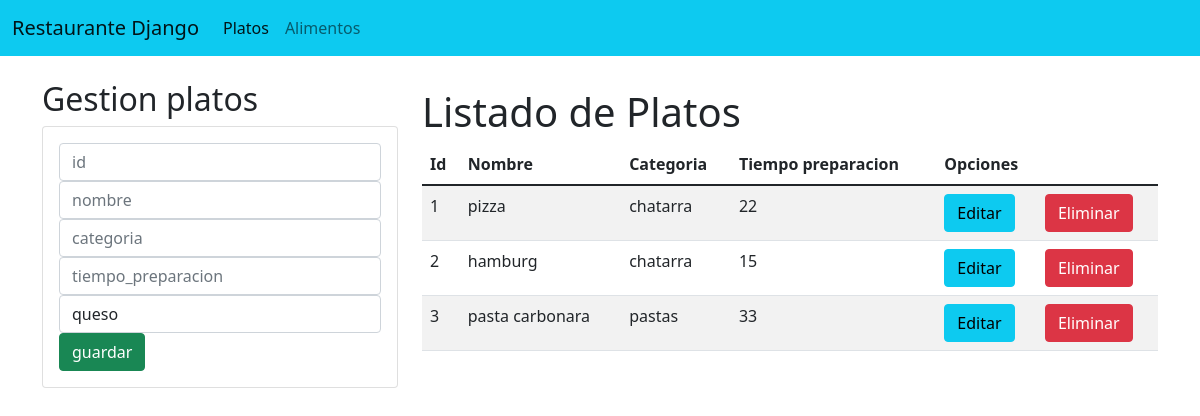
Page /platos/ on the committed database.
### plato/models.py (models this page shows)
class Plato(models.Model):
    id = models.IntegerField(primary_key=True)
    nombre = models.CharField(max_length=20)
    tiempo_preparaciona = models.IntegerField(default=30)
    categoria = models.CharField(max_length=30,default="comida")
    ingredientes = models.ForeignKey('Alimento',on_delete=models.CASCADE,default=0)

### plato/views.py (the view)
# urls.py: path('platos/',views.platos),
def platos(request):
    platos = Plato.objects.all()
    ingredientes = Alimento.objects.all()
    return render(request,"gestionPlatos.html",{"platos":platos,"alimentos":ingredientes})

### plato/templates/gestionPlatos.html (shortened to what this page needs)
{% extends "./base.html" %}
{% block body %}
<div class="row">
    <div class="col-md-6 col-sm-12 col-lg-4 col-xl-4">
        <h2>Gestion platos</h2>
        <div class="card">
            <div class="card-body">
                <form action="/registrarPlato/" method="POST">{% csrf_token %}
                    <div class="form-group">
                        <input type="text" id="txtid" name="txtid" class="form-control" placeholder="id" minlength="1" maxlength="6" required>
                    </div>
                    <div class="form-group">
                        <input type="text" id="txtnombre" name="txtnombre" class="form-control" placeholder="nombre" minlength="1" maxlength="30" required>
                    </div>
                    <div class="form-group">
                        <input type="text" id="txtcategoria" name="txtcategoria" class="form-control" placeholder="categoria" minlength="1" maxlength="30" required>
                    </div>
                    <div class="form-group">
                        <input type="number" id="tiempoP" name="tiempoP" class="form-control" placeholder="tiempo_preparacion" min="1" max="200" required>
                    </div>
                    <select type="text" id="ingrediente" name="id-ingrediente" class="form-control" placeholder="ingrediente" min="1" max="200" required>
                            {% for i in alimentos %}
                            <option value={{i.id}}>{{i.nombre}}</option>
                            {% endfor %}
                    </select>
                    <div class="form-group">
                        <button type="submit" class="btn btn-success btn-block">guardar</button>
                    </div>
                </form>
            </div>
        </div>
    </div>
    <div class="col-md-6 col-sm-12 col-lg-8 col-xl-8">
        <div class="table-responsive py-2">
            <h1>Listado de Platos</h1>
            <table class="table table-striped">
                <thead>
                    <tr>
                        <th>Id</th>
                        <th>Nombre</th>
                        <th>Categoria</th>
                        <th>Tiempo preparacion</th>
                        <th colspan="2">Opciones</th>
                    </tr>
                </thead>
                <tbody>
                    {% for i in platos %}
                    <tr>
                        <td>{{i.id}}</td>
                        <td>{{i.nombre}}</td>
                        <td>{{i.categoria}}</td>
                        <td>{{i.tiempo_preparaciona}}</td>
                        <td><a href="/edicionPlato/{{i.id}}" class="btn btn-info">Editar</a></td>
                        <td><a href="/eliminarPlato/{{i.id}}" class="btn btn-danger">Eliminar</a></td>
                    </tr>
                    {% endfor %}
                </tbody>
            </table>
        </div>
    </div>
</div>
{% endblock %}

### plato/templates/base.html (shortened to what this page needs)
<!DOCTYPE html>
<html lang="en">
<head>
    <link href="https://cdn.jsdelivr.net/npm/bootstrap@5.1.3/dist/css/bootstrap.min.css"
    rel="stylesheet">
</head>
<body>
    <nav class="navbar navbar-expand-lg navbar-light bg-info">
        <div class="container-fluid">
          <a class="navbar-brand" href="#">Restaurante Django</a>
          <div class="collapse navbar-collapse" id="navbarNav">
            <ul class="navbar-nav">
              <li class="nav-item">
                <a class="nav-link active" aria-current="page" href="/platos">Platos</a>
              </li>
              <li class="nav-item">
                <a class="nav-link" href="/alimentos">Alimentos</a>
              </li>
            </ul>
          </div>
        </div>
      </nav>
    <div class="container py-4">
        {% block body %}
        {% endblock %}
    </div>
</body>
</html>

### rows in the picture
Plato: id "1", nombre "pizza", categoria "chatarra", tiempo_preparaciona "22"
Plato: id "2", nombre "hamburg", categoria "chatarra", tiempo_preparaciona "15"
Plato: id "3", nombre "pasta carbonara", categoria "pastas", tiempo_preparaciona "33"

### other values in the picture
form field id-ingrediente "queso"
